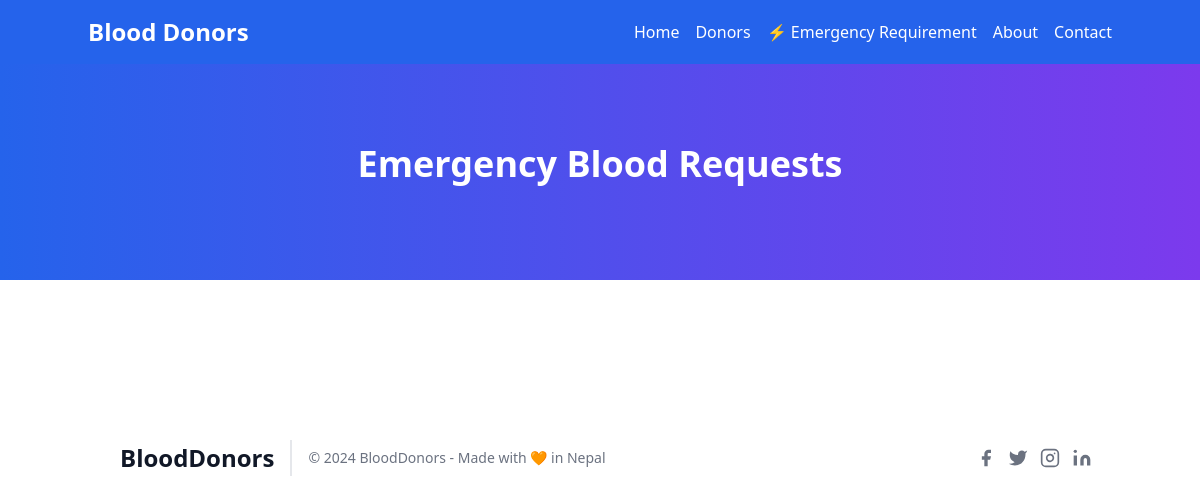
/emergency/, run on an earlier commit of the app's database.
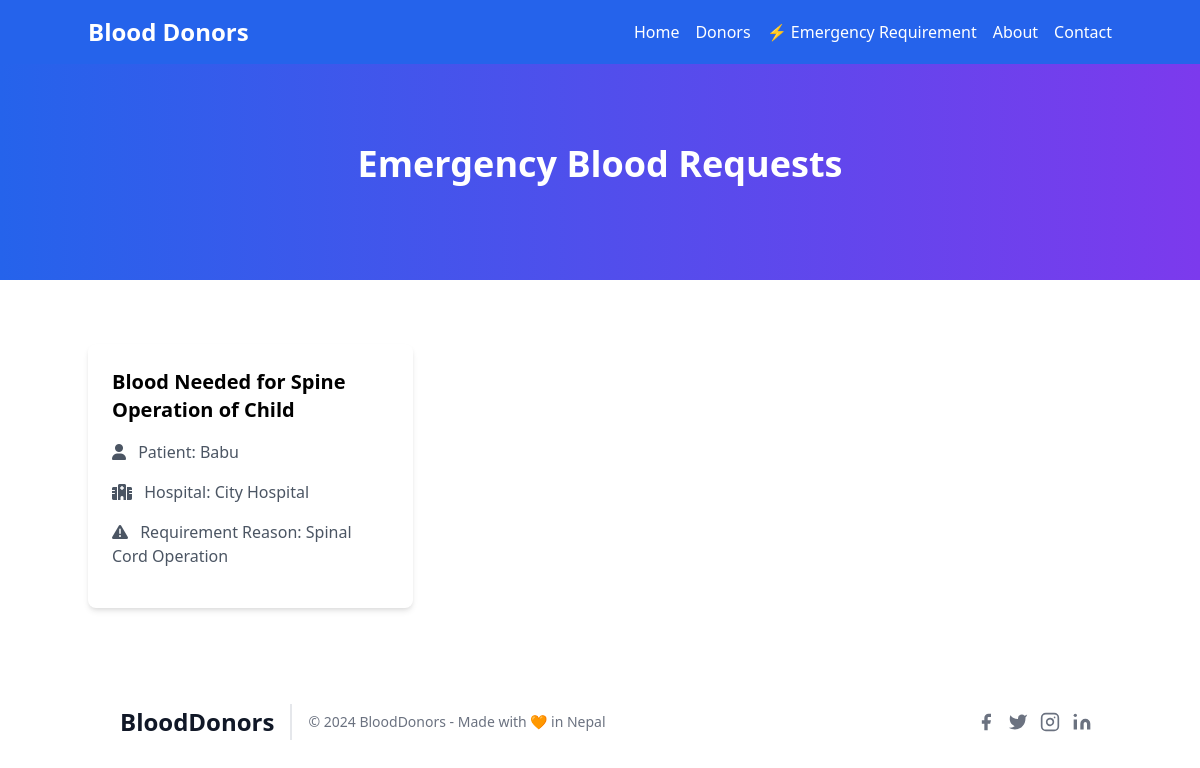
And on a later commit of the database.
### myapp/models.py (models this page shows, shortened)
class BloodRequest(models.Model):
    bloodchoices = (
        ('A+', 'A+'),
        ('A-','A-'),
        ('B+', 'B+'),
        ('B-','B-'),
        ('AB+', 'AB+'),
        ('AB-','AB-'),
        ('O+', 'O+'),
        ('O-','O-'),
    )
    title = models.CharField(max_length=100)
    bloodgroup = models.CharField(max_length=20,choices=bloodchoices)
    patient_name = models.CharField(max_length=100)
    hospital_name = models.CharField(max_length=100)
    contact_number = models.CharField(max_length=10)
    requirement_date = models.DateField(null=True,blank=True)
    requirement_reason = models.CharField(max_length=100)
    is_expired = models.BooleanField(default=False)
    is_verified = models.BooleanField(default=False)
    created_at = models.DateTimeField(auto_now_add=True)
    updated_at = models.DateTimeField(auto_now=True)

### myapp/views.py (the view)
# urls.py: path('emergency/',emergency_view),
def emergency_view(request):
    blood_requests = BloodRequest.objects.filter(is_expired=False,is_verified=True)
    data = {
        'blood_requests':blood_requests
    }
    return render(request,"emergency.html",data)

### templates/emergency.html (shortened to what the changed rows need)
<!DOCTYPE html>
<html lang="en">
<head>
    <link href="https://cdnjs.cloudflare.com/ajax/libs/font-awesome/6.0.0-beta3/css/all.min.css" rel="stylesheet">
    <link href="https://cdn.jsdelivr.net/npm/tailwindcss@2.2.19/dist/tailwind.min.css" rel="stylesheet">
</head>
<body class="h-screen">
    <section class="bg-gradient-to-r from-blue-600 to-purple-600 text-white py-20">
      <div class="container mx-auto text-center">
          <h1 class="text-4xl font-semibold mb-4">Emergency Blood Requests</h1>
      </div>
  </section>
    <section class="py-16">
        <div class="container mx-auto">
            <div class="grid grid-cols-1 md:grid-cols-2 lg:grid-cols-3 gap-6">
                {% for br in blood_requests %}
                <div class="bg-white shadow-md rounded-lg p-6 flex flex-col">
                    <h3 class="text-xl font-semibold mb-4">{{br.title}}</h3>
                    <p class="text-gray-600 mb-4"><i class="fas fa-user mr-2"></i> Patient: {{br.patient_name}}</p>
                    <p class="text-gray-600 mb-4"><i class="fas fa-hospital mr-2"></i> Hospital: {{br.hospital_name}}</p>
                    <p class="text-gray-600 mb-4">
                        <i class="fas fa-exclamation-triangle mr-2"></i> Requirement Reason: {{br.requirement_reason}}
                    </p>
                </div>
            {% endfor %}
            </div>
        </div>
    </section>
</body>
</html>

What changed in the data, as far as the page shows it:
added BloodRequest: title "Blood Needed for Spine Operation of Child", patient_name "Babu", hospital_name "City Hospital", requirement_reason "Spinal Cord Operation"
